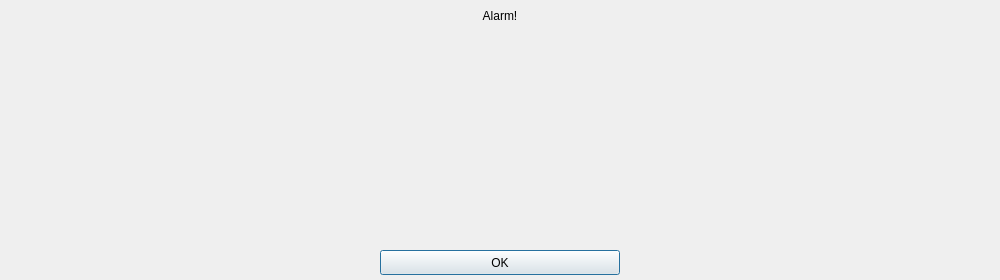
<?xml version="1.0" encoding="UTF-8"?>
<ui version="4.0">
 <class>Dialog</class>
 <widget class="QDialog" name="Dialog">
  <property name="geometry">
   <rect>
    <x>0</x>
    <y>0</y>
    <width>1000</width>
    <height>280</height>
   </rect>
  </property>
  <property name="windowTitle">
   <string>Dialog</string>
  </property>
  <widget class="QPushButton" name="btnOK">
   <property name="geometry">
    <rect>
     <x>380</x>
     <y>250</y>
     <width>240</width>
     <height>25</height>
    </rect>
   </property>
   <property name="text">
    <string>OK</string>
   </property>
  </widget>
  <widget class="QLabel" name="label">
   <property name="geometry">
    <rect>
     <x>450</x>
     <y>5</y>
     <width>100</width>
     <height>21</height>
    </rect>
   </property>
   <property name="text">
    <string>Alarm!</string>
   </property>
   <property name="scaledContents">
    <bool>false</bool>
   </property>
   <property name="alignment">
    <set>Qt::AlignCenter</set>
   </property>
   <property name="margin">
    <number>0</number>
   </property>
  </widget>
  <widget class="QLabel" name="labelAlarm">
   <property name="enabled">
    <bool>true</bool>
   </property>
   <property name="geometry">
    <rect>
     <x>10</x>
     <y>20</y>
     <width>980</width>
     <height>221</height>
    </rect>
   </property>
   <property name="text">
    <string/>
   </property>
   <property name="textFormat">
    <enum>Qt::AutoText</enum>
   </property>
   <property name="scaledContents">
    <bool>false</bool>
   </property>
   <property name="alignment">
    <set>Qt::AlignJustify|Qt::AlignVCenter</set>
   </property>
   <property name="wordWrap">
    <bool>false</bool>
   </property>
  </widget>
 </widget>
 <resources/>
 <connections/>
</ui>
